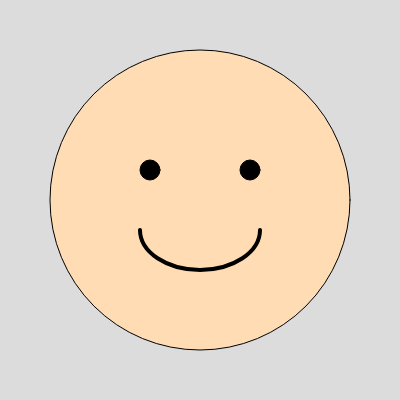
Frame 1 (no input)
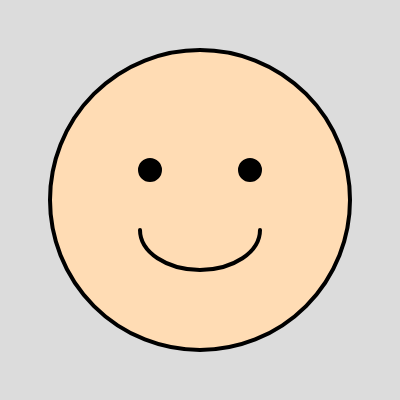
Frame 60 (no input)
Frame 120 (the mouse pressed at the canvas centre since frame 60): identical to frame 60, image omitted

The p5.js sketch that drew these frames (run headless with seeded random() and noise() and a simulated clock; from frame 60 on, the mouse is pressed at the canvas centre):

// p5.js sketch
// ── sketch.js
function setup() {
  createCanvas(400, 400);
}

function draw() {
  background(220);

  // face
  fill(255, 220, 180);
  circle(200, 200, 300);

  // eyes
  fill(0);
  circle(150, 170, 20);
  circle(250, 170, 20);

  // smile (AI used: Asked Claude code for assistance)
  noFill();
  strokeWeight(4);
  arc(200, 230, 120, 80, 0, PI);
}
